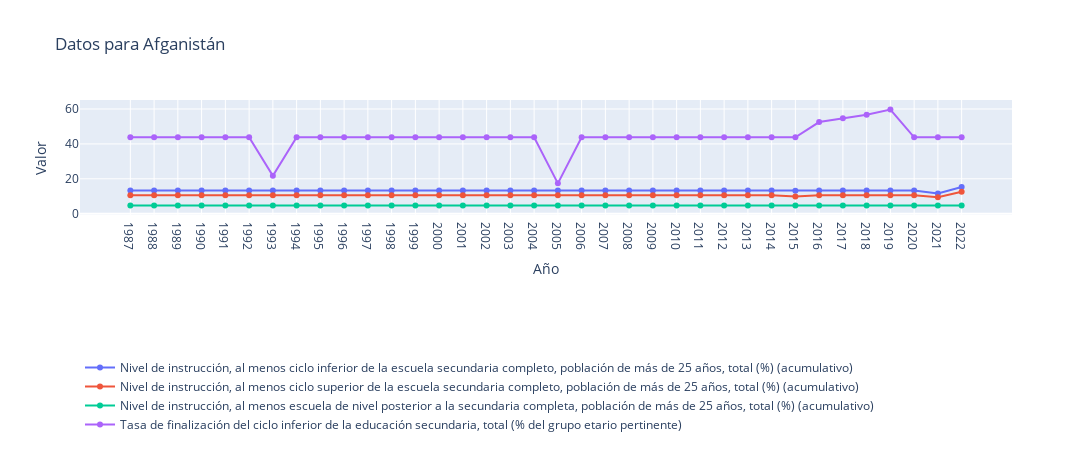
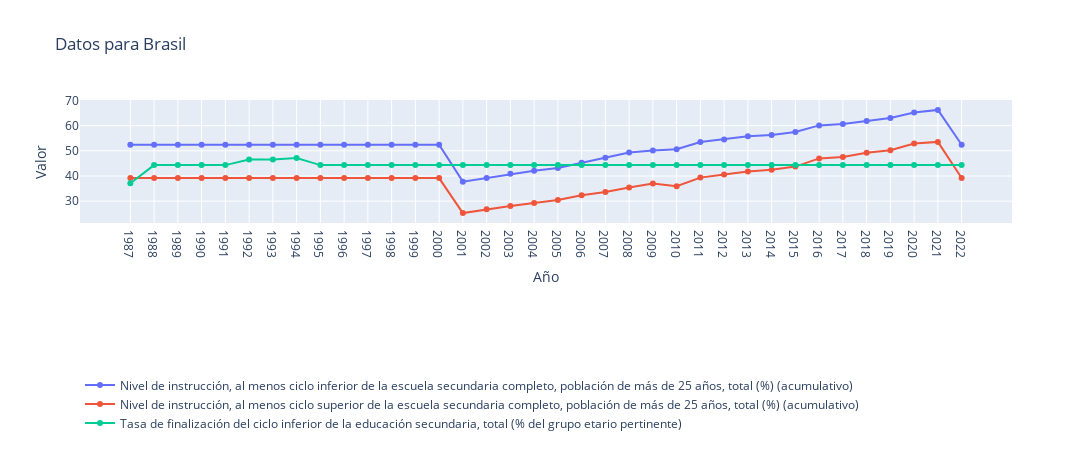
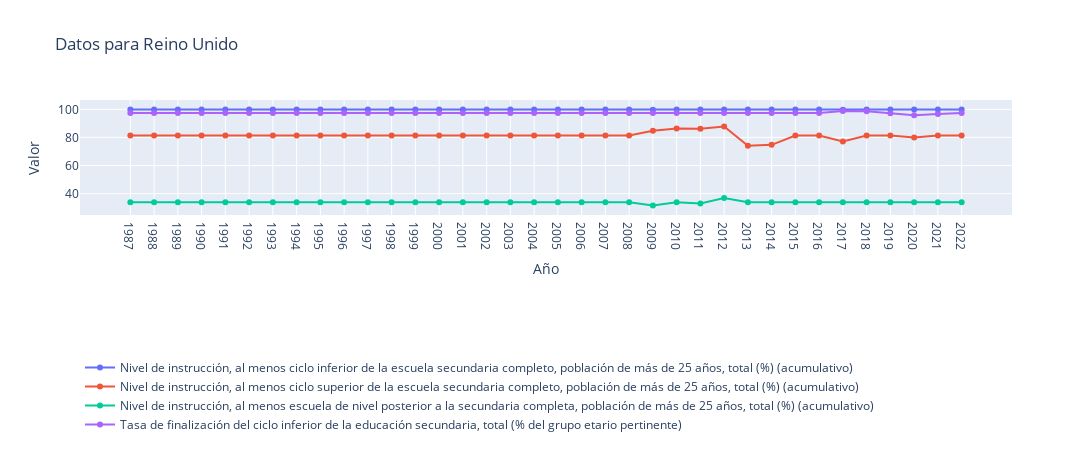

Notebook code for these charts, in order:
### Markdown cell above
## Observemos la distribución de los factores por cada país a continuación

### Code cell
# Obtener los factores únicos por país
factores_por_pais = df_filled.groupby(['país'])['factor_(serie)'].unique().apply(list).to_dict()

# Crear una lista con los nombres de los países en el DataFrame
paises = df_filled['país'].unique().tolist()

# Crear un widget de menú desplegable (dropdown) para seleccionar un país
dropdown_paises = widgets.Dropdown(
    options=paises,
    description='Seleccionar país:'
)

# Función para graficar los datos por país seleccionado
def graficar_datos_por_pais(pais):
    
    datos_pais = df_filled[df_filled['país'] == pais]

    fig = go.Figure()
    
    for factor in factores_por_pais[pais]:
        datos_factor = datos_pais[datos_pais['factor_(serie)'] == factor]
        fig.add_trace(go.Scatter(x=datos_factor['Año'], y=datos_factor['Valor'], mode='lines+markers', name=factor))
    
    fig.update_layout(
        title=f'Datos para {pais}',
        xaxis_title='Año',
        yaxis_title='Valor',
        legend=dict(x=0, y=-1.2, orientation='h'),
        height=450,
        width=1200
    )
    fig.show()

# Mostrar un widget vacío para eliminar el gráfico por defecto
display(widgets.Output())

# Interactividad: enlazar el widget de menú desplegable a la función de graficado
widgets.interactive(graficar_datos_por_pais, pais=dropdown_paises)

### Figure 1 — Plotly figure (JSON) as saved in the notebook; plotly's stock layout.template omitted (floating-point values rounded to 4 significant figures)
{"data": [{"mode": "lines+markers", "name": "Nivel de instrucción, al menos ciclo inferior de la escuela secundaria completo, población de más de 25 años, total (%) (acumulativo)", "type": "scatter", "x": ["1987", "1988", "1989", "1990", "1991", "1992", "1993", "1994", "1995", "1996", "1997", "1998", "1999", "2000", "2001", "2002", "2003", "2004", "2005", "2006", "2007", "2008", "2009", "2010", "2011", "2012", "2013", "2014", "2015", "2016", "2017", "2018", "2019", "2020", "2021", "2022"], "y": [13.37, 13.37, 13.37, 13.37, 13.37, 13.37, 13.37, 13.37, 13.37, 13.37, 13.37, 13.37, 13.37, 13.37, 13.37, 13.37, 13.37, 13.37, 13.37, 13.37, 13.37, 13.37, 13.37, 13.37, 13.37, 13.37, 13.37, 13.37, 13.13, 13.37, 13.37, 13.37, 13.37, 13.37, 11.63, 15.34]}, {"mode": "lines+markers", "name": "Nivel de instrucción, al menos ciclo superior de la escuela secundaria completo, población de más de 25 años, total (%) (acumulativo)", "type": "scatter", "x": ["1987", "1988", "1989", "1990", "1991", "1992", "1993", "1994", "1995", "1996", "1997", "1998", "1999", "2000", "2001", "2002", "2003", "2004", "2005", "2006", "2007", "2008", "2009", "2010", "2011", "2012", "2013", "2014", "2015", "2016", "2017", "2018", "2019", "2020", "2021", "2022"], "y": [10.62, 10.62, 10.62, 10.62, 10.62, 10.62, 10.62, 10.62, 10.62, 10.62, 10.62, 10.62, 10.62, 10.62, 10.62, 10.62, 10.62, 10.62, 10.62, 10.62, 10.62, 10.62, 10.62, 10.62, 10.62, 10.62, 10.62, 10.62, 9.792, 10.62, 10.62, 10.62, 10.62, 10.62, 9.461, 12.6]}, {"mode": "lines+markers", "name": "Nivel de instrucción, al menos escuela de nivel posterior a la secundaria completa, población de más de 25 años, total (%) (acumulativo)", "type": "scatter", "x": ["1987", "1988", "1989", "1990", "1991", "1992", "1993", "1994", "1995", "1996", "1997", "1998", "1999", "2000", "2001", "2002", "2003", "2004", "2005", "2006", "2007", "2008", "2009", "2010", "2011", "2012", "2013", "2014", "2015", "2016", "2017", "2018", "2019", "2020", "2021", "2022"], "y": [4.705, 4.705, 4.705, 4.705, 4.705, 4.705, 4.705, 4.705, 4.705, 4.705, 4.705, 4.705, 4.705, 4.705, 4.705, 4.705, 4.705, 4.705, 4.705, 4.705, 4.705, 4.705, 4.705, 4.705, 4.705, 4.705, 4.705, 4.705, 4.705, 4.705, 4.705, 4.705, 4.705, 4.705, 4.705, 4.705]}, {"mode": "lines+markers", "name": "Tasa de finalización del ciclo inferior de la educación secundaria, total (% del grupo etario pertinente)", "type": "scatter", "x": ["1987", "1988", "1989", "1990", "1991", "1992", "1993", "1994", "1995", "1996", "1997", "1998", "1999", "2000", "2001", "2002", "2003", "2004", "2005", "2006", "2007", "2008", "2009", "2010", "2011", "2012", "2013", "2014", "2015", "2016", "2017", "2018", "2019", "2020", "2021", "2022"], "y": [43.79, 43.79, 43.79, 43.79, 43.79, 43.79, 21.69, 43.79, 43.79, 43.79, 43.79, 43.79, 43.79, 43.79, 43.79, 43.79, 43.79, 43.79, 17.39, 43.79, 43.79, 43.79, 43.79, 43.79, 43.79, 43.79, 43.79, 43.79, 43.79, 52.52, 54.69, 56.74, 59.72, 43.79, 43.79, 43.79]}], "layout": {"height": 450, "legend": {"orientation": "h", "x": 0, "y": -1.2}, "title": {"text": "Datos para Afganistán"}, "width": 1200, "xaxis": {"title": {"text": "Año"}}, "yaxis": {"title": {"text": "Valor"}}}}

### Figure 2 — Plotly figure (JSON) as saved in the notebook; plotly's stock layout.template omitted (floating-point values rounded to 4 significant figures)
{"data": [{"mode": "lines+markers", "name": "Nivel de instrucción, al menos ciclo inferior de la escuela secundaria completo, población de más de 25 años, total (%) (acumulativo)", "type": "scatter", "x": ["1987", "1988", "1989", "1990", "1991", "1992", "1993", "1994", "1995", "1996", "1997", "1998", "1999", "2000", "2001", "2002", "2003", "2004", "2005", "2006", "2007", "2008", "2009", "2010", "2011", "2012", "2013", "2014", "2015", "2016", "2017", "2018", "2019", "2020", "2021", "2022"], "y": [52.38, 52.38, 52.38, 52.38, 52.38, 52.38, 52.38, 52.38, 52.38, 52.38, 52.38, 52.38, 52.38, 52.38, 37.75, 39.22, 40.84, 42.11, 43.13, 45.25, 47.25, 49.29, 50.12, 50.62, 53.49, 54.52, 55.76, 56.25, 57.49, 60.09, 60.64, 61.81, 62.99, 65.2, 66.24, 52.38]}, {"mode": "lines+markers", "name": "Nivel de instrucción, al menos ciclo superior de la escuela secundaria completo, población de más de 25 años, total (%) (acumulativo)", "type": "scatter", "x": ["1987", "1988", "1989", "1990", "1991", "1992", "1993", "1994", "1995", "1996", "1997", "1998", "1999", "2000", "2001", "2002", "2003", "2004", "2005", "2006", "2007", "2008", "2009", "2010", "2011", "2012", "2013", "2014", "2015", "2016", "2017", "2018", "2019", "2020", "2021", "2022"], "y": [39.17, 39.17, 39.17, 39.17, 39.17, 39.17, 39.17, 39.17, 39.17, 39.17, 39.17, 39.17, 39.17, 39.17, 25.26, 26.78, 28.09, 29.27, 30.45, 32.31, 33.62, 35.41, 37.02, 35.92, 39.35, 40.61, 41.8, 42.52, 43.73, 46.99, 47.54, 49.2, 50.24, 52.89, 53.54, 39.17]}, {"mode": "lines+markers", "name": "Tasa de finalización del ciclo inferior de la educación secundaria, total (% del grupo etario pertinente)", "type": "scatter", "x": ["1987", "1988", "1989", "1990", "1991", "1992", "1993", "1994", "1995", "1996", "1997", "1998", "1999", "2000", "2001", "2002", "2003", "2004", "2005", "2006", "2007", "2008", "2009", "2010", "2011", "2012", "2013", "2014", "2015", "2016", "2017", "2018", "2019", "2020", "2021", "2022"], "y": [37.12, 44.32, 44.32, 44.32, 44.32, 46.5, 46.57, 47.09, 44.32, 44.32, 44.32, 44.32, 44.32, 44.32, 44.32, 44.32, 44.32, 44.32, 44.32, 44.32, 44.32, 44.32, 44.32, 44.32, 44.32, 44.32, 44.32, 44.32, 44.32, 44.32, 44.32, 44.32, 44.32, 44.32, 44.32, 44.32]}], "layout": {"height": 450, "legend": {"orientation": "h", "x": 0, "y": -1.2}, "title": {"text": "Datos para Brasil"}, "width": 1200, "xaxis": {"title": {"text": "Año"}}, "yaxis": {"title": {"text": "Valor"}}}}

### Figure 3 — Plotly figure (JSON) as saved in the notebook; plotly's stock layout.template omitted (floating-point values rounded to 4 significant figures)
{"data": [{"mode": "lines+markers", "name": "Nivel de instrucción, al menos ciclo inferior de la escuela secundaria completo, población de más de 25 años, total (%) (acumulativo)", "type": "scatter", "x": ["1987", "1988", "1989", "1990", "1991", "1992", "1993", "1994", "1995", "1996", "1997", "1998", "1999", "2000", "2001", "2002", "2003", "2004", "2005", "2006", "2007", "2008", "2009", "2010", "2011", "2012", "2013", "2014", "2015", "2016", "2017", "2018", "2019", "2020", "2021", "2022"], "y": [99.81, 99.81, 99.81, 99.81, 99.81, 99.81, 99.81, 99.81, 99.81, 99.81, 99.81, 99.81, 99.81, 99.81, 99.81, 99.81, 99.81, 99.81, 99.81, 99.81, 99.81, 99.81, 99.77, 99.81, 99.86, 99.81, 99.83, 99.86, 99.81, 99.81, 99.75, 99.81, 99.81, 99.8, 99.81, 99.81]}, {"mode": "lines+markers", "name": "Nivel de instrucción, al menos ciclo superior de la escuela secundaria completo, población de más de 25 años, total (%) (acumulativo)", "type": "scatter", "x": ["1987", "1988", "1989", "1990", "1991", "1992", "1993", "1994", "1995", "1996", "1997", "1998", "1999", "2000", "2001", "2002", "2003", "2004", "2005", "2006", "2007", "2008", "2009", "2010", "2011", "2012", "2013", "2014", "2015", "2016", "2017", "2018", "2019", "2020", "2021", "2022"], "y": [81.33, 81.33, 81.33, 81.33, 81.33, 81.33, 81.33, 81.33, 81.33, 81.33, 81.33, 81.33, 81.33, 81.33, 81.33, 81.33, 81.33, 81.33, 81.33, 81.33, 81.33, 81.33, 84.67, 86.43, 86.08, 87.74, 74.0, 74.71, 81.33, 81.33, 77.11, 81.33, 81.33, 79.91, 81.33, 81.33]}, {"mode": "lines+markers", "name": "Nivel de instrucción, al menos escuela de nivel posterior a la secundaria completa, población de más de 25 años, total (%) (acumulativo)", "type": "scatter", "x": ["1987", "1988", "1989", "1990", "1991", "1992", "1993", "1994", "1995", "1996", "1997", "1998", "1999", "2000", "2001", "2002", "2003", "2004", "2005", "2006", "2007", "2008", "2009", "2010", "2011", "2012", "2013", "2014", "2015", "2016", "2017", "2018", "2019", "2020", "2021", "2022"], "y": [33.85, 33.85, 33.85, 33.85, 33.85, 33.85, 33.85, 33.85, 33.85, 33.85, 33.85, 33.85, 33.85, 33.85, 33.85, 33.85, 33.85, 33.85, 33.85, 33.85, 33.85, 33.85, 31.57, 33.81, 33.06, 36.95, 33.85, 33.85, 33.85, 33.85, 33.85, 33.85, 33.85, 33.85, 33.85, 33.85]}, {"mode": "lines+markers", "name": "Tasa de finalización del ciclo inferior de la educación secundaria, total (% del grupo etario pertinente)", "type": "scatter", "x": ["1987", "1988", "1989", "1990", "1991", "1992", "1993", "1994", "1995", "1996", "1997", "1998", "1999", "2000", "2001", "2002", "2003", "2004", "2005", "2006", "2007", "2008", "2009", "2010", "2011", "2012", "2013", "2014", "2015", "2016", "2017", "2018", "2019", "2020", "2021", "2022"], "y": [97.39, 97.39, 97.39, 97.39, 97.39, 97.39, 97.39, 97.39, 97.39, 97.39, 97.39, 97.39, 97.39, 97.39, 97.39, 97.39, 97.39, 97.39, 97.39, 97.39, 97.39, 97.39, 97.39, 97.39, 97.39, 97.39, 97.39, 97.39, 97.39, 97.39, 98.75, 98.67, 97.18, 95.72, 96.61, 97.39]}], "layout": {"height": 450, "legend": {"orientation": "h", "x": 0, "y": -1.2}, "title": {"text": "Datos para Reino Unido"}, "width": 1200, "xaxis": {"title": {"text": "Año"}}, "yaxis": {"title": {"text": "Valor"}}}}
